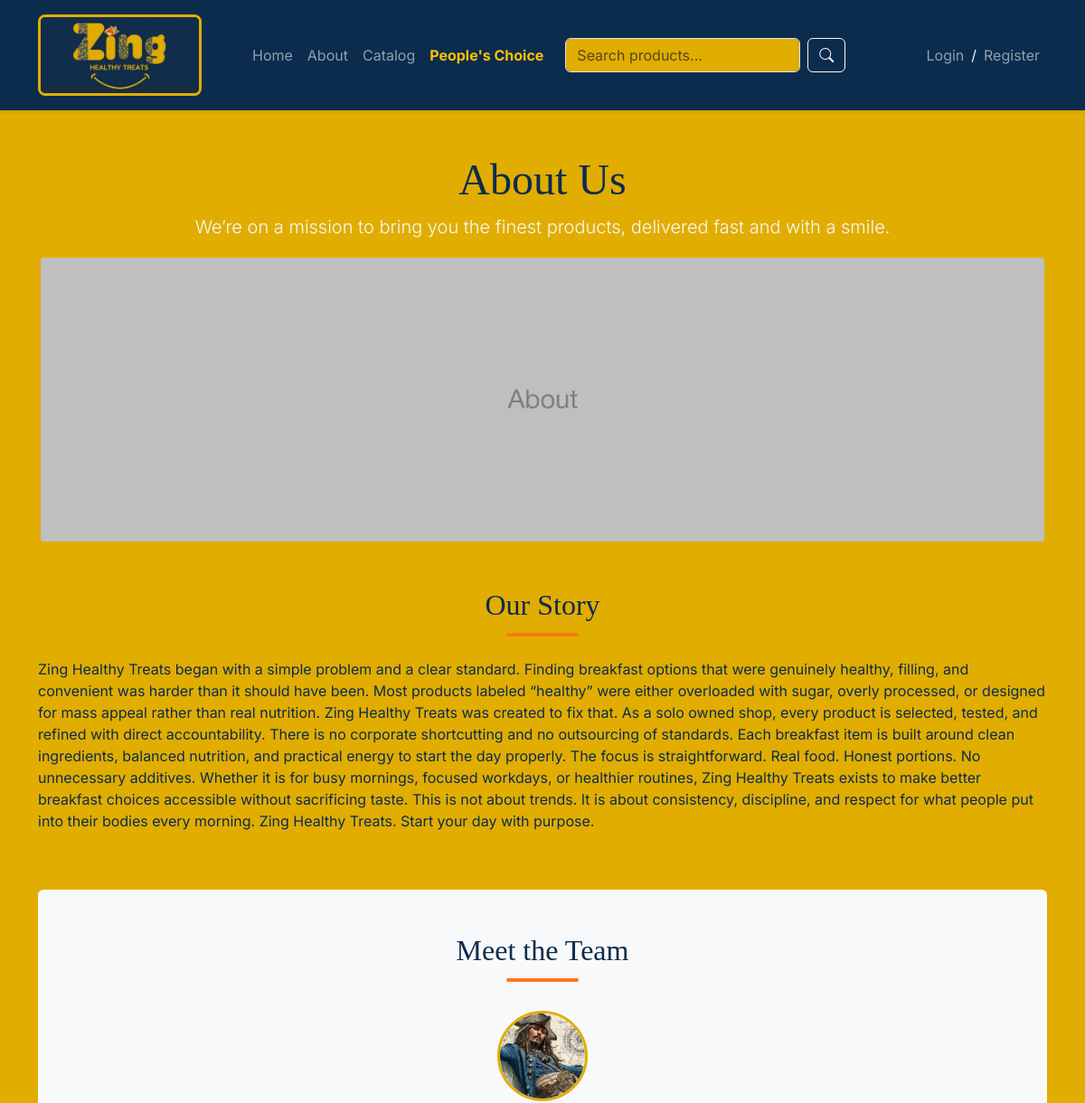
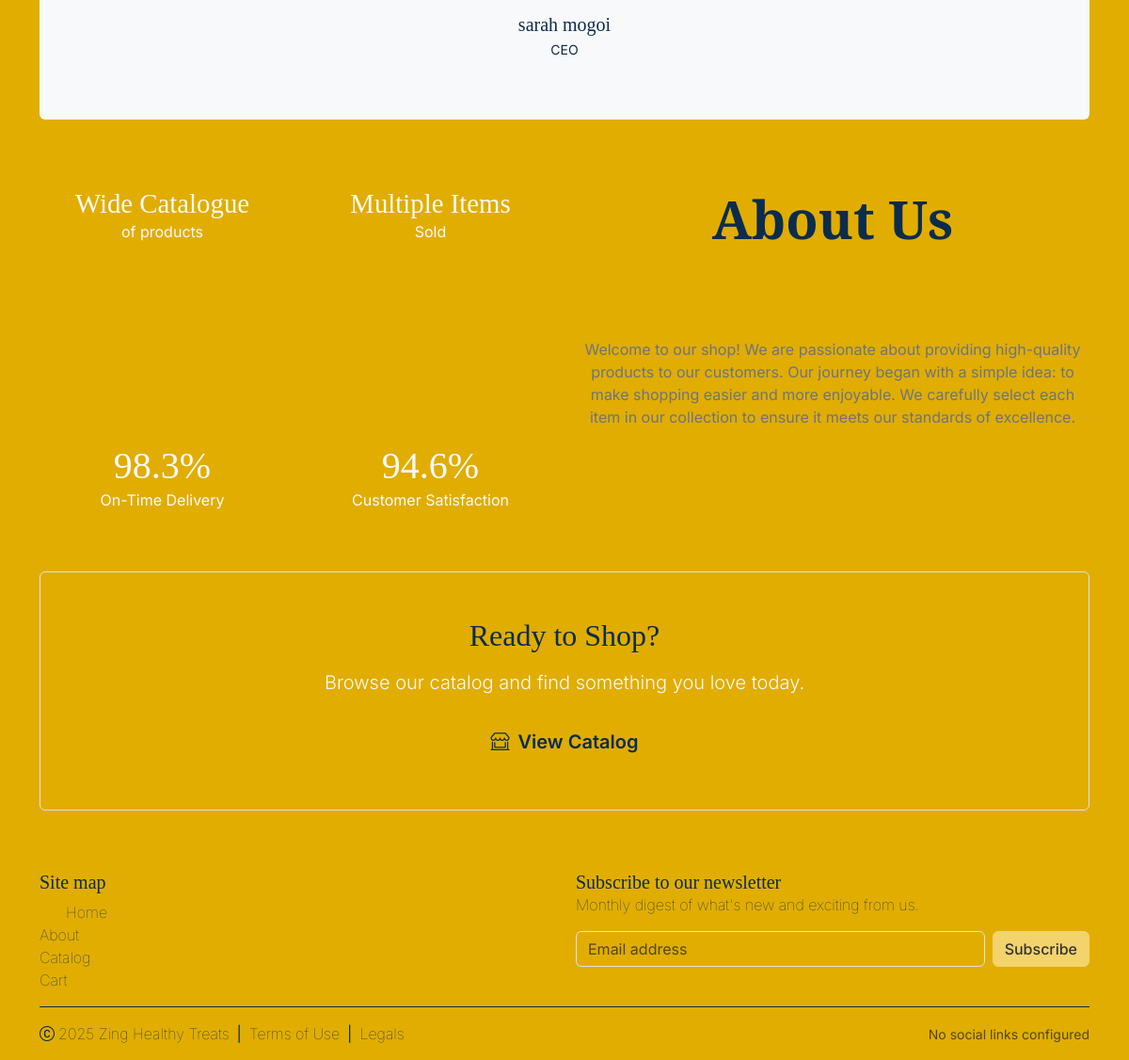
/about, run on the app's committed database (2 pictures, top to bottom).
### app/models.py (models this page shows)
class AboutContent(db.Model):
    id = db.Column(db.Integer, primary_key=True)
    section = db.Column(db.String(50), nullable=False, unique=True)  # e.g., 'our_story'
    content = db.Column(db.Text, nullable=False)

class TeamMember(db.Model):
    id = db.Column(db.Integer, primary_key=True)
    name = db.Column(db.String(100), nullable=False)
    role = db.Column(db.String(100), nullable=False)
    image_filename = db.Column(db.String(128), nullable=False) # stored in static/images/about/team/

### app/app.py (the view)
    @app.route("/about")
    def about():
        team_members = TeamMember.query.all()
        if not team_members:
             team_members = []
        our_story_content = AboutContent.query.filter_by(section="our_story").first()
        our_story_text = our_story_content.content if our_story_content else "Our story content goes here."
        hero_content = AboutContent.query.filter_by(section="about_hero").first()
        hero_image = hero_content.content if hero_content else "hero.webp" # Default fallback
        return render_template("main/about.html", title="About", team_members=team_members, our_story_text=our_story_text, hero_image=hero_image)

### templates/main/about.html (shortened to what this page needs)
{% extends "base.html" %}
{% block content %}
<section class="text-center rounded">
    <h2 class="display-5">About Us</h2>
    <p class="lead text-light">
        We’re on a mission to bring you the finest products, delivered fast and with a smile.
    </p>
    <img id="hero" class="img-fluid rounded" src="{{ url_for('static', filename='images/about/' ~ hero_image) }}"
        alt="Hero picture">
</section>
<section class="py-5">
    <h2 class="section-title text-center mb-4">Our Story</h2>
    <p>
        {{ our_story_text|safe }}
    </p>
</section>
<section class="py-5 rounded bg-light">
    <div class="row g-4 justify-content-center align-items-center">
        <h2 class="section-title text-center mb-2">Meet the Team</h2>
        {% for member in team_members %}
        <div class="col-6 col-lg-2 text-center">
            <img class="rounded-circle mb-3" width="100" height="100"
                src="{{ url_for('static', filename='images/about/team/' ~ member.image_filename) }}"
                alt="{{ member.name }}" style="object-fit: cover;">
            <h5 class="mb-1 text-dark">{{ member.name }}</h5>
            <p class="text-dark small">{{ member.role }}</p>
        </div>
        {% endfor %}
    </div>
</section>
<section class="pt-5">
    <div class="py-4 row text-center">
        <div class="col-6 col-md-3 mb-4">
            <h3 class="display-6 mb-0 text-light text-capitalize" style="font-size: 1.8rem;">Wide Catalogue</h3>
            <p class="text-light">of products</p>
        </div>
        <div class="col-6 col-md-3 mb-4">
            <h3 class="display-6 mb-0 text-light text-capitalize" style="font-size: 1.8rem;">Multiple Items</h3>
            <p class="text-light">Sold</p>
        </div>
        <div class="col-lg-6 mb-4 mb-lg-0">
            <h1 class="display-4 fw-bold mb-3">About Us</h1>
            <p class="lead" style="color: #E1AD01;">
            </p>
            <p class="text-secondary">
                {{ our_story.content if our_story else "Welcome to our shop! We are passionate about providing
                high-quality products to our customers. Our journey began with a simple idea: to make shopping easier
                and more enjoyable. We carefully select each item in our collection to ensure it meets our standards of
                excellence." }}
            </p>
        </div>
        <div class="col-6 col-md-3 mb-4">
            <h3 class="display-6 mb-0 text-light">98.3%</h3>
            <p class="text-light">On-Time Delivery</p>
        </div>
        <div class="col-6 col-md-3 mb-4">
            <h3 class="display-6 mb-0 text-light">94.6%</h3>
            <p class="text-light">Customer Satisfaction</p>
        </div>
    </div>
</section>
<section class="py-5 text-center border rounded">
    <h2 class="mb-3">Ready to Shop?</h2>
    <p class="mb-4 lead text-light">
        Browse our catalog and find something you love today.
    </p>
    <a class="btn btn-lg btn-primary" href="{{ url_for('catalog') }}">
        <i class="bi bi-shop-window me-1"></i> View Catalog
    </a>
</section>
{% endblock %}

### static/css/style.css (style rules this page uses)
*, *::before, *::after { box-sizing: border-box; margin: 0; padding: 0; scroll-behavior: smooth; }
body { font-family: 'Inter', sans-serif; }
h1, h2, h3, h4, h5, h6, .navbar-brand, .display-1, .display-2, .display-3, .display-4, .display-5, .display-6, .section-title { font-family: 'Instrument Serif', serif; }
* { -moz-user-select: none; -ms-user-select: none; -webkit-user-select: none; user-select: none; }
.section-title { padding-bottom: 1rem; position: relative; }
.section-title::after { width: 5rem; height: 0.25rem; position: absolute; left: 50%; bottom: 0; transform: translateX(-50%); content: ""; border-radius: 0.125rem; background-color: #800020; }
#hero { width: 100%; height: 20rem; object-fit: cover; object-position: center; }
:root { --bs-primary: #E1AD01; --bs-primary-rgb: 225, 173, 1; --bs-primary-bg-subtle: #FFF8E1; --bs-primary-border-subtle: #FFE082; --bs-primary-text-emphasis: #0B2C4D; --bs-dark: #0B2C4D; --bs-dark-rgb: 11, 44, 77; --bs-success: #F3D36B; --bs-success-rgb: 243, 211, 107; --bs-success-bg-subtle: #FAF7F2; --bs-success-border-subtle: #F3D36B; --bs-success-text-emphasis: #333333; --bs-body-bg: #E1AD01; --bs-body-color: #0B2C4D; }
.btn-primary { --bs-btn-color: #0B2C4D; --bs-btn-bg: #E1AD01; --bs-btn-border-color: #E1AD01; --bs-btn-hover-color: #0B2C4D; --bs-btn-hover-bg: #CCA000; --bs-btn-hover-border-color: #B58E00; --bs-btn-focus-shadow-rgb: 225, 173, 1; --bs-btn-active-color: #0B2C4D; --bs-btn-active-bg: #B58E00; --bs-btn-active-border-color: #A37F00; --bs-btn-disabled-color: #0B2C4D; --bs-btn-disabled-bg: #E1AD01; --bs-btn-disabled-border-color: #E1AD01; font-weight: 600; }
body { background-color: var(--bs-body-bg); color: var(--bs-body-color); }
.btn { transition: all 0.3s cubic-bezier(0.25, 0.8, 0.25, 1); }
img { border: 3px solid #E1AD01; border-radius: 8px; }
.theme-halloween .section-title::after { background-color: #FF7518; }
.theme-halloween { border-color: #FF7518 !important; }

### data on the page
AboutContent: content "Zing Healthy Treats began with a simple problem and a clear standard. Finding breakfast options that were genuinely healthy, filling, and convenient was harder than it should have been. Most products labeled “healthy” were either overloaded with sugar, overly processed, or designed for mass appeal rather than real nutrition. Zing Healthy Treats was created to fix that. As a solo owned shop, every product is selected, tested, and refined with direct accountability. There is no corporate shortcutting and no outsourcing of standards. Each breakfast item is built around clean ingredients, balanced nutrition, and practical energy to start the day properly. The focus is straightforward. Real…"
TeamMember: image_filename (picture), name "sarah mogoi", role "CEO"
